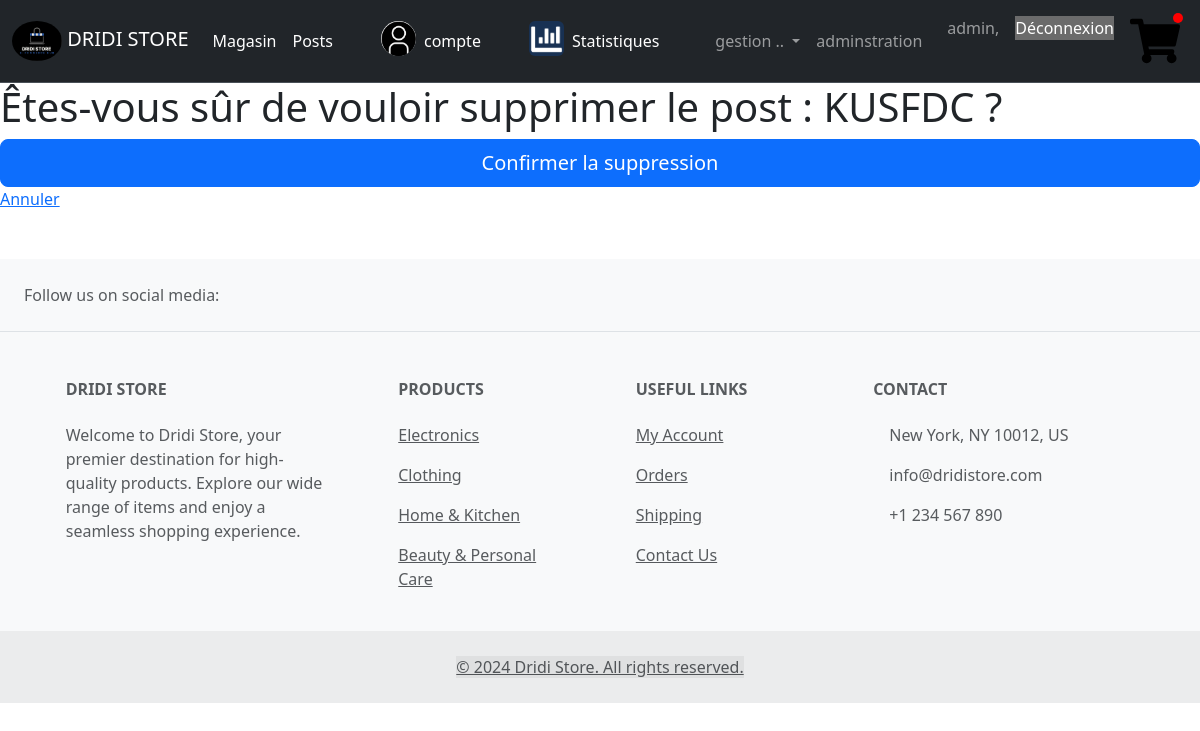
Before: /blog/5/SupprimerPost (signed in) with the older database file.
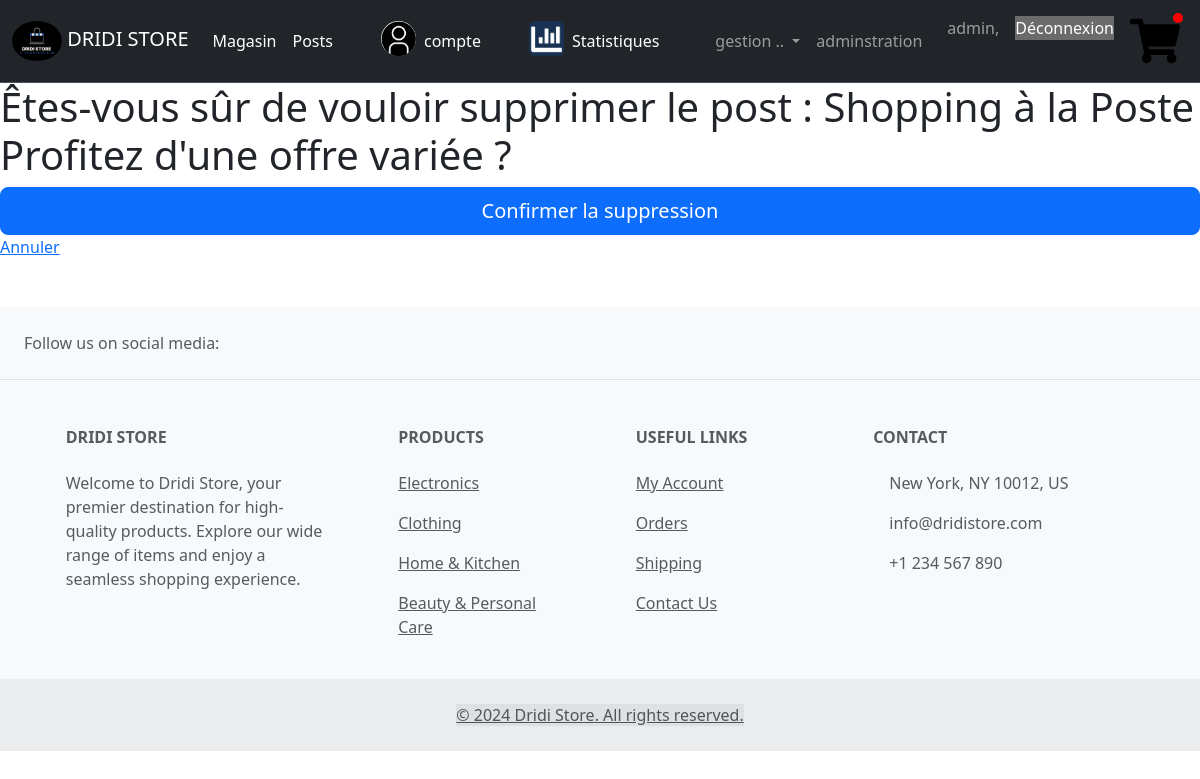
After: the same page with the newer database file.
### blog/models.py (models this page shows, shortened)
class Post(models.Model):
    title = models.CharField(max_length=200, unique=True)
    slug = models.SlugField(max_length=200, unique=True)
    author = models.ForeignKey(User, on_delete= models.CASCADE,related_name='blog_posts')
    updated_on = models.DateTimeField(auto_now= True)
    content = models.TextField()
    created_on = models.DateTimeField(auto_now_add=True)
    status = models.IntegerField(choices=STATUS, default=0)
    image=models.ImageField(upload_to='postImages/',blank=True)
    class Meta:
        ordering = ['-created_on']

### blog/views.py (the view)
# urls.py: path('<int:pk>/SupprimerPost', SupprimerPost.as_view(), name='supprimer_post'),
class SupprimerPost(DeleteView):
    model = Post
    template_name = 'post/supprimer_post.html'
    success_url = reverse_lazy('liste_posts')

### templates/post/supprimer_post.html (shortened to what this page needs)
{% extends "../base.html" %}
{% load static %}
{% block styles %}
<link rel='stylesheet' type='text/css' media='screen' href="{% static 'magasin/form.css'%}">
{% endblock styles %}
{% block content %}
<h1>Êtes-vous sûr de vouloir supprimer le post : {{ post.title }} ?</h1>
    <form method="post">
        <button type="submit" class="btn btn-primary btn-lg">Confirmer la suppression</button>
    </form>
    <a href="{% url 'liste_posts' %}">Annuler</a>
{% endblock %}

Changed rows visible on the page:
changed Post: title "KUSFDC" → "Shopping à la Poste Profitez d'une offre variée"
